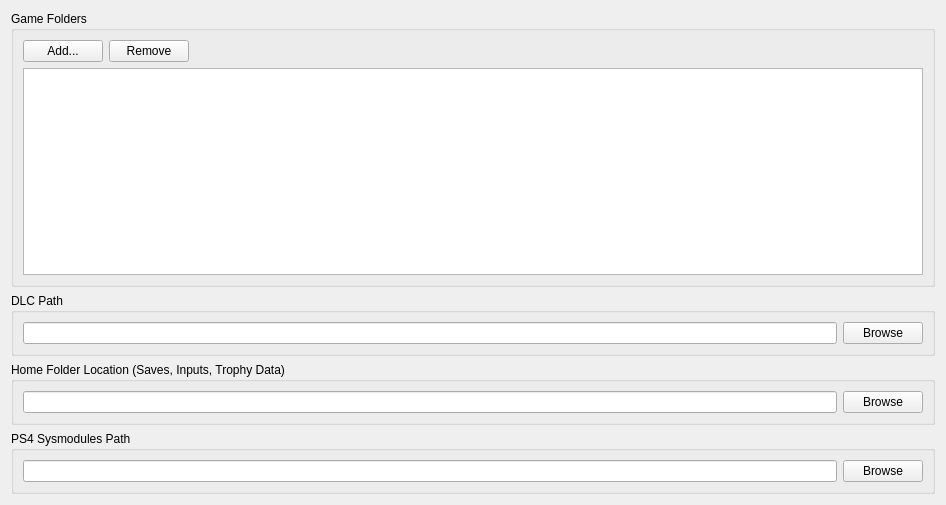
      <widget class="QWidget" name="pathsTabContents">
       <property name="geometry">
        <rect>
         <x>0</x>
         <y>0</y>
         <width>946</width>
         <height>505</height>
        </rect>
       </property>
       <layout class="QVBoxLayout" name="pathsTabLayout">
        <item>
         <widget class="QGroupBox" name="gameFoldersGroupBox">
          <property name="title">
           <string>Game Folders</string>
          </property>
          <layout class="QVBoxLayout" name="verticalLayout">
           <item>
            <layout class="QHBoxLayout" name="horizontalLayout_3">
             <item>
              <widget class="QPushButton" name="addFolderButton">
               <property name="text">
                <string>Add...</string>
               </property>
              </widget>
             </item>
             <item>
              <widget class="QPushButton" name="removeFolderButton">
               <property name="text">
                <string>Remove</string>
               </property>
              </widget>
             </item>
             <item>
              <spacer name="horizontalSpacer">
               <property name="orientation">
                <enum>Qt::Orientation::Horizontal</enum>
               </property>
               <property name="sizeHint" stdset="0">
                <size>
                 <width>40</width>
                 <height>20</height>
                </size>
               </property>
              </spacer>
             </item>
            </layout>
           </item>
           <item>
            <widget class="QListWidget" name="gameFoldersListWidget"/>
           </item>
          </layout>
         </widget>
        </item>
        <item>
         <widget class="QGroupBox" name="dlcFolderGroupBox_2">
          <property name="title">
           <string>DLC Path</string>
          </property>
          <layout class="QVBoxLayout" name="dlcFolderGroupBox">
           <item>
            <layout class="QHBoxLayout" name="horizontalLayout_17">
             <item>
              <widget class="QLineEdit" name="currentDLCFolder">
               <property name="readOnly">
                <bool>true</bool>
               </property>
              </widget>
             </item>
             <item>
              <widget class="QPushButton" name="folderButton">
               <property name="text">
                <string>Browse</string>
               </property>
              </widget>
             </item>
            </layout>
           </item>
          </layout>
         </widget>
        </item>
        <item>
         <widget class="QGroupBox" name="homeFolderGroupBox">
          <property name="title">
           <string>Home Folder Location (Saves, Inputs, Trophy Data)</string>
          </property>
          <layout class="QVBoxLayout" name="saveDataLayout">
           <item>
            <layout class="QHBoxLayout" name="horizontalLayout_4">
             <item>
              <widget class="QLineEdit" name="homeFolderPath">
               <property name="readOnly">
                <bool>true</bool>
               </property>
              </widget>
             </item>
             <item>
              <widget class="QPushButton" name="homeFolderButton">
               <property name="text">
                <string>Browse</string>
               </property>
              </widget>
             </item>
            </layout>
           </item>
          </layout>
         </widget>
        </item>
        <item>
         <widget class="QGroupBox" name="sysmodulesGroupBox">
          <property name="title">
           <string>PS4 Sysmodules Path</string>
          </property>
          <layout class="QVBoxLayout" name="dlcFolderGroupBox_4">
           <item>
            <layout class="QHBoxLayout" name="horizontalLayout_18">
             <item>
              <widget class="QLineEdit" name="sysmodulesPath">
               <property name="readOnly">
                <bool>true</bool>
               </property>
              </widget>
             </item>
             <item>
              <widget class="QPushButton" name="browse_sysmodules">
               <property name="text">
                <string>Browse</string>
               </property>
              </widget>
             </item>
            </layout>
           </item>
          </layout>
         </widget>
        </item>
       </layout>
      </widget>
